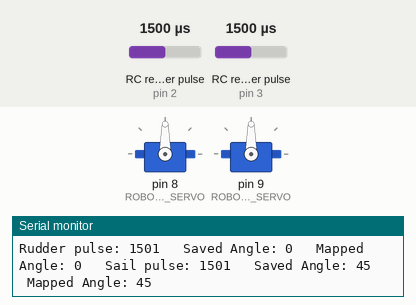
Simulated run of this sketch. Board: Arduino Uno, built with avr-gcc and run on an emulated ATmega328P. On the bench: 2 × servo, the last lines printed to the serial monitor. Wiring (inferred from the names in the program): 2 × RC receiver channel: data pin 2 / data pin 3. Inputs (shaded band) come from the test bench; at power-on: RC receiver pulse (sensors on pin 2, pin 3) 1500 µs.

Above: at 1.2 s.
1.3 s: RC receiver pulse (sensor on pin 2) set to 1020 µs
At 2.5 s:
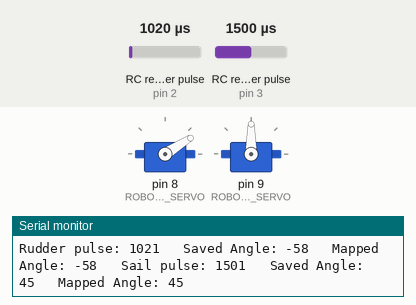
2.8 s: RC receiver pulse (sensor on pin 3) set to 1020 µs
At 3.8 s:
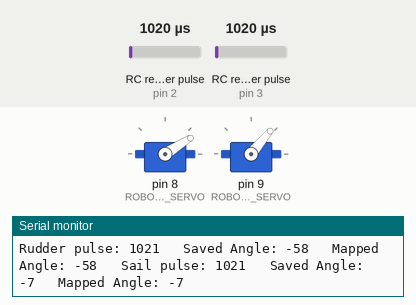
4.3 s: RC receiver pulse (sensor on pin 2) set to 1250 µs
At 4.9 s:
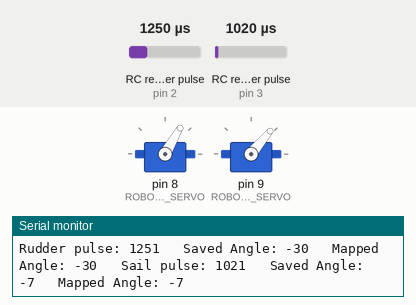
5.8 s: RC receiver pulse (sensor on pin 3) set to 1250 µs
At 6.1 s:
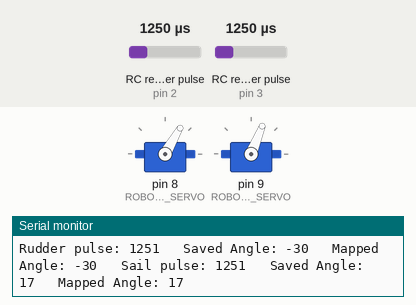
7.3 s: RC receiver pulse (sensor on pin 2) set to 1500 µs
At 8.4 s:
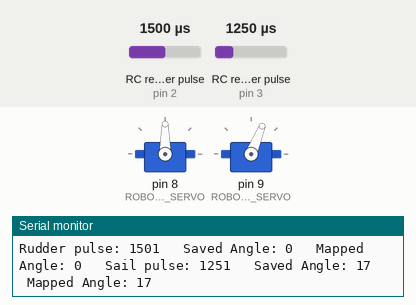
8.8 s: RC receiver pulse (sensor on pin 3) set to 1750 µs
At 9.6 s:
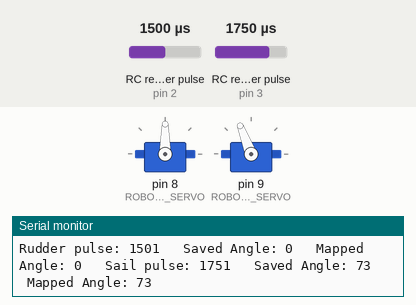
Timing chart, 0 to 11.3 s (numbered marks = the images above; inputs shaded):
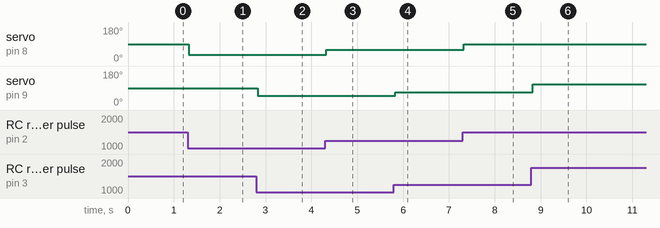

The sketch:

RCPassthroughNoShake.ino
```cpp
/* RCPassthrough rev 7/22/2015
© 2014-2015 RoboSail
This program puts the Arduino micro-computer in the RC (Radio Control)system
It takes in the control signals coming in from the Receiver and
pass them back to the Rudder and Sail servo motors on the boat.
It also displays several values to the Serial Monitor:
  - The actual "pulse" coming in from the receiver for each channel
    (typical range of 1000 - 2000)
  - the angle at which the rudder or sail should be positioned
    given that command (in the RoboSail frame of reference)

This program helps the user determine
  - if they are reading good signals from the receiver (range of 1000 - 2000)
  - if the servos are functioning correctly and moving to the expected positions
  - if the Arduino computer is functioning correctly

Rudder and Sail data from the RC receiver are read in on
digital pins 2 and 3 respectively.
Rudder and sail servos are controlled on digital
pins 8 and 9 respectively.
*/

#include <Servo.h>

// Pin assignments
//input pins from receiver
const int ROBOSAIL_PIN_RUDDER_RC = 2;
const int ROBOSAIL_PIN_SAIL_RC = 3;

// Output pins to the servos
const int ROBOSAIL_PIN_RUDDER_SERVO = 8;
const int ROBOSAIL_PIN_SAIL_SERVO = 9;

// variables to hold input and output values
int rudderPulseWidth;
int rudderServoOut =0;
int sailPulseWidth;
int sailServoOut = 45;
int sailServoOutSave = 45;
int rudderServoOutSave = 0;

//create servo objects
Servo rudderServo;
Servo sailServo;

void setup() {
  Serial.begin(115200);
  Serial.println("\nRCPassthrough code - RoboSail");
  // Set RC receiver on digital input pins
  pinMode(ROBOSAIL_PIN_RUDDER_RC, INPUT);
  pinMode(ROBOSAIL_PIN_SAIL_RC, INPUT);

  // attach the servos to the proper pins
  rudderServo.attach(ROBOSAIL_PIN_RUDDER_SERVO);
  sailServo.attach(ROBOSAIL_PIN_SAIL_SERVO);
}

void loop() {


// Read commanded (manual) values from the RC reciever
  // pulseIn returns the width of the command pulse in microseconds.
  rudderPulseWidth = pulseIn(ROBOSAIL_PIN_RUDDER_RC, HIGH);
  // Calculate the servo position in degrees.
  rudderServoOut = map(rudderPulseWidth, 1000, 2000, -60, 60);

  sailPulseWidth = pulseIn(ROBOSAIL_PIN_SAIL_RC, HIGH);
  sailServoOut = map(sailPulseWidth, 1090, 1900, 0, 90);

  // Print out the values for debug.
  Serial.print("Rudder pulse: ");
  Serial.print(rudderPulseWidth);
  Serial.print("\t Saved Angle: ");
  Serial.print(rudderServoOutSave);
  Serial.print("\t Mapped Angle: ");
  Serial.print(rudderServoOut);

  Serial.print("\t Sail pulse: ");
  Serial.print(sailPulseWidth);
  Serial.print("\t Saved Angle: ");
  Serial.print(sailServoOutSave);
  Serial.print("\t Mapped Angle: ");
  Serial.print(sailServoOut);

  Serial.print("\n"); // Print a new line

  if ((abs(rudderServoOut - rudderServoOutSave) < 5))
  { rudderServoOut = rudderServoOutSave; }
  if (abs(sailServoOut - sailServoOutSave) < 5)
  { sailServoOut = sailServoOutSave; }


  // adjust the servo values from desired angles on the Robosail boat
  // to appropriate values for the servos, then command the servos to move
  // the Rudder servo motor ranges from 0 to 180 with 90 deg in the center
  // the Sailwinch servo is at ~ 55 deg when full-in, which we think of as 0 deg,
  //  and ~125 deg when full out, which we thnk of as 90 deg

rudderServoOutSave = rudderServoOut;  //hold old value here
sailServoOutSave = sailServoOut;

  rudderServoOut = map(rudderServoOut, -90, 90, 0, 180);
  rudderServo.write(rudderServoOut);
  sailServoOut = map(sailServoOut, 0, 90, 55, 125);
  sailServo.write(sailServoOut);

}
```

Measured:
- after the input at 1.3 s, servo on pin 8 (ROBOSAIL_PIN_RUDDER_SERVO): 90° → 32° at once
- after the input at 2.8 s, servo on pin 9 (ROBOSAIL_PIN_SAIL_SERVO): 90° → 50° at once
- after the input at 4.3 s, servo on pin 8 (ROBOSAIL_PIN_RUDDER_SERVO): 32° → 60° at once
- after the input at 5.8 s, servo on pin 9 (ROBOSAIL_PIN_SAIL_SERVO): 50° → 68° at once
- after the input at 7.3 s, servo on pin 8 (ROBOSAIL_PIN_RUDDER_SERVO): 60° → 90° at once
- after the input at 8.8 s, servo on pin 9 (ROBOSAIL_PIN_SAIL_SERVO): 68° → 111° at once
